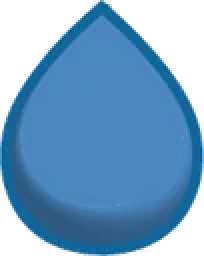
#> input picture client/src/games/barrage/art/pieces/drop.webp, 102 x 128 px (shown 2 times larger)
$ python lines.py ../../client/src/games/barrage/art/pieces/drop.webp ../../client/src/games/barrage/art/pieces/excavator.webp 100 5 5
#> lines starting #> are read from the running program, lines starting #| are printed output that depends on the picture; after the words box and inside, x2 and y2 are one past the last pixel; in counts of white or black regions, pixels touching at a corner belong together
"""Thin white border lines: bright, unsaturated pixels that survive a white
top-hat (big white blobs such as snow are dropped), then only long pieces.
Coordinates of the output mask are those of the source image."""
import sys
import numpy as np
from PIL import Image
from scipy import ndimage as ndi
src, out = sys.argv[1], sys.argv[2]
width = int(sys.argv[3]) if len(sys.argv) > 3 else 9
minspan = int(sys.argv[4]) if len(sys.argv) > 4 else 70
bright = int(sys.argv[5]) if len(sys.argv) > 5 else 175
im = np.asarray(Image.open(src).convert('RGB')).astype(np.int16)
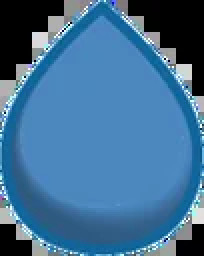
#> im: shape (128, 102, 3) int16 (shown 2 times larger); mean R, G, B 64.2, 110.7, 149.3
mn, mx = im.min(axis=2), im.max(axis=2)
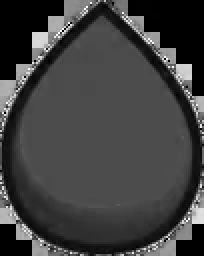
#> mn: shape (128, 102) int16 (shown 2 times larger); min 0, max 255, mean 64
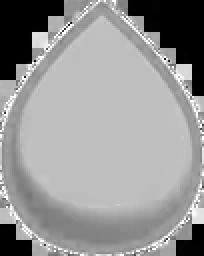
#> mx: shape (128, 102) int16 (shown 2 times larger); min 0, max 255, mean 149.5
white = (mn > bright) & (mx - mn < 60)
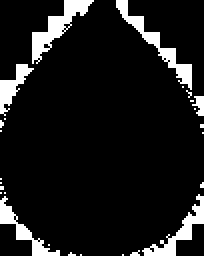
#> white: shape (128, 102) bool (shown 2 times larger); 9.9% white; 26 white regions (20 under 20 px), largest, box (x1, y1, x2, y2) and area: (16, 0, 47, 32) 307, (58, 0, 96, 45) 292, (71, 97, 102, 128) 239, (0, 98, 30, 128) 203, (0, 32, 17, 58) 166, (96, 48, 102, 58) 38
opened = ndi.binary_opening(white, structure=np.ones((width, width), bool))
#> opened: shape (128, 102) bool; every value is 0
thin = white & ~opened
lab, n = ndi.label(thin, structure=np.ones((3, 3)))
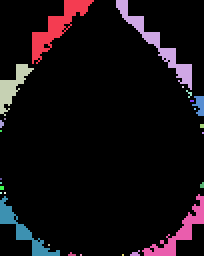
#> lab: shape (128, 102) int32 (shown 2 times larger); 27 distinct labels, from 0 to 26; one colour per label, 0 black
#> n = 26
keep = np.zeros(n + 1, bool)
for i, sl in enumerate(ndi.find_objects(lab), 1):
    keep[i] = max(sl[0].stop - sl[0].start, sl[1].stop - sl[1].start) >= minspan
#> this loop made 26 passes
clean = keep[lab]
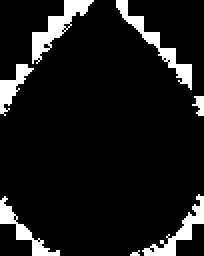
#> clean: shape (128, 102) bool (shown 2 times larger); 9.6% white; 7 white regions (1 under 20 px), largest, box (x1, y1, x2, y2) and area: (16, 0, 47, 32) 307, (58, 0, 96, 45) 292, (71, 97, 102, 128) 239, (0, 98, 30, 128) 203, (0, 32, 17, 58) 166, (96, 48, 102, 58) 38
np.save(out + '.npy', clean)
vis = np.asarray(Image.open(src).convert('RGB')).copy()
vis[clean] = (255, 0, 255)
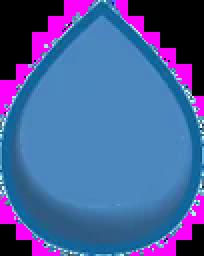
#> vis: shape (128, 102, 3) (shown 2 times larger); mean R, G, B 72.8, 93.9, 156.6
Image.fromarray(vis).save(out)
print(n, 'pieces,', keep.sum(), 'kept')
#| 26 pieces, 7 kept
